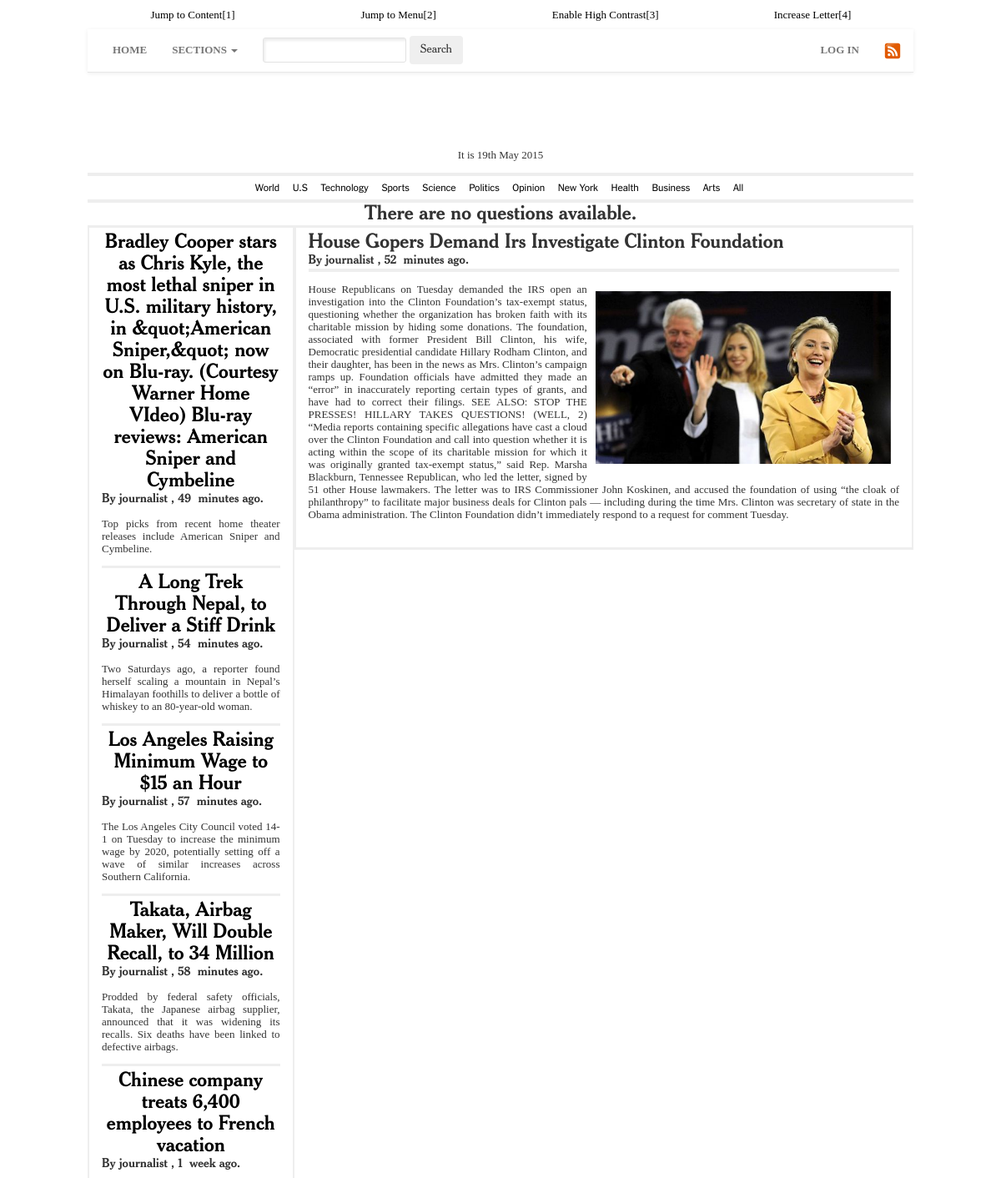
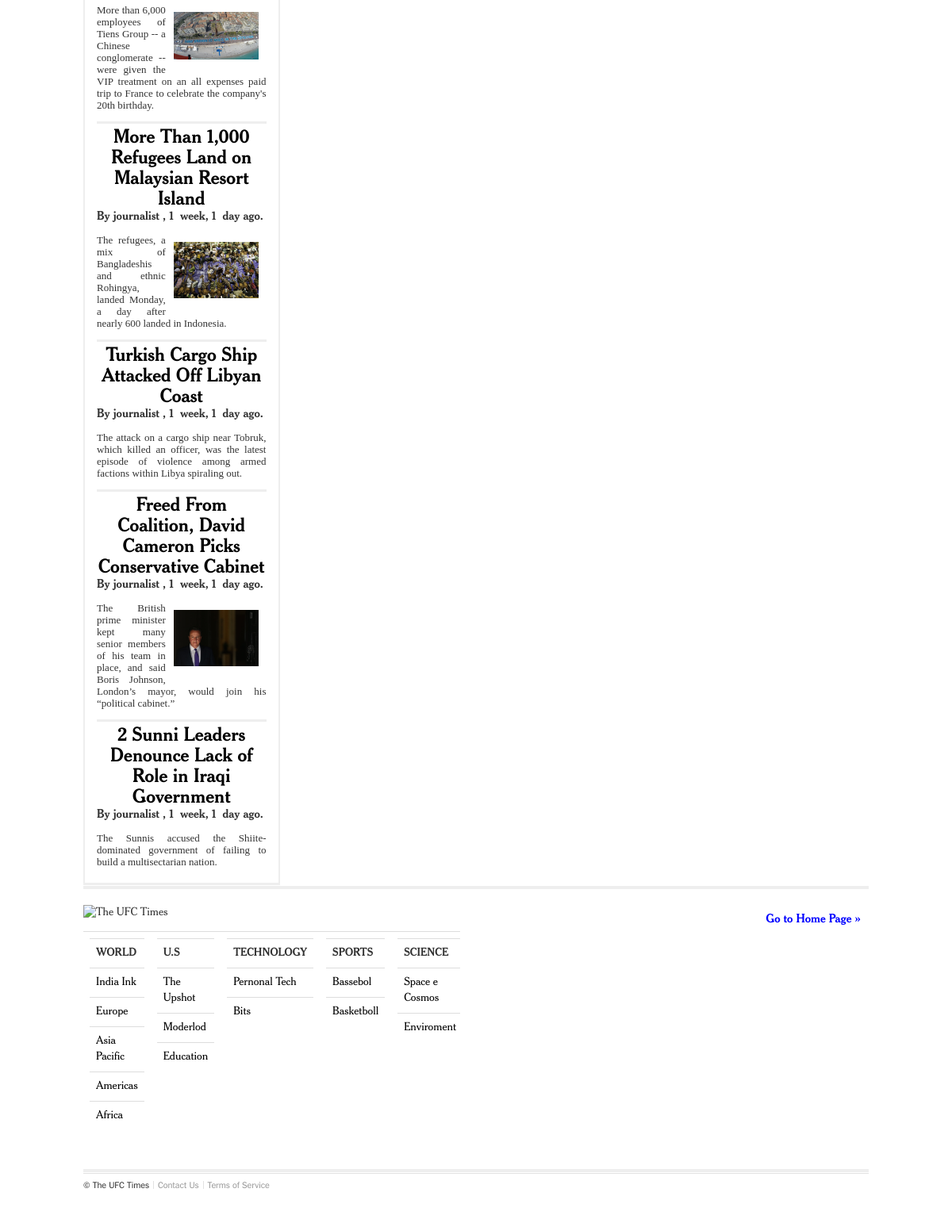
The app's page /newspaper/news/24/ with its own data (2 pictures, top to bottom).
### newspaper/models/section.py (models this page shows, shortened)
class Section(models.Model):
	title = models.CharField(max_length=50, verbose_name=_("Title"), )
	image = models.ImageField(verbose_name=_("Image"),upload_to = 'documents/imagen/section/%Y/%m/%d', null=True, blank=True, default=None)
	class Meta:
		ordering = ['-title']
		verbose_name = _("Section")
		verbose_name_plural = _("Sections")
	def getSubSections(self):
		try:
			return SubSection.objects.filter(sections = self.id)
		except:
			return []

### newspaper/models/news.py (models this page shows)
class News(models.Model):
	title = models.CharField(max_length=500, verbose_name=_("Title"), )
	subtitle = models.TextField(verbose_name=_("Subtitle"), null=False, blank=False, )
	description = models.TextField(verbose_name=_("Description"), )
	author = models.ForeignKey("newspaper.Journalist", verbose_name=_("Author"), on_delete=models.CASCADE, )
	dating_news = models.DateTimeField(default=datetime.now,verbose_name=_("Dating News"), )
	subsection = models.ForeignKey("newspaper.SubSection", verbose_name=_("SubSection"), on_delete=models.CASCADE, )
	image = models.ImageField(verbose_name=_("Image"),upload_to = 'documents/imagen/news/%Y/%m/%d/', null=True, blank=True, default=None)
	video = models.FileField(verbose_name=_("Video"), upload_to = 'documents/video/news/%Y/%m/%d', null=True, blank=True,)
	comments = models.ManyToManyField('newspaper.Comment', verbose_name=_("Comments"), null=True, blank=True)
	def __unicode__(self):
		return self.title
	class Meta:
		ordering = ['-dating_news']
		verbose_name = _("News")
		verbose_name_plural = _("News")

### newspaper/models/userAuthenticated.py (models this page shows, shortened)
class UserAuthenticated(AbstractUser, User):
	profile_image = models.ImageField(verbose_name=_("Profile Image"),upload_to = 'documents/imagen/profile_image/%Y/%m/%d', null=True, blank=True, default=None)
	class Meta:
		db_table = 'auth_user'
		ordering = ['-first_name']
		verbose_name = _("User Authenticated")
		verbose_name_plural = _("Users Authenticated")
		permissions = (
						("access_manager", "Access Manager"),
                      )

### newspaper/models/subsection.py (models this page shows, shortened)
class SubSection(models.Model):
	title = models.CharField(max_length=50, verbose_name=_("Title"), )
	description = models.TextField(verbose_name=_("Description"), null=True, blank=True)
	image = models.ImageField(verbose_name=_("Image"),upload_to = 'documents/imagen/subsection/%Y/%m/%d', null=True, blank=True, default=None)
	sections = models.ManyToManyField("newspaper.Section", verbose_name=_("Sections"))
	class Meta:
		ordering = ['-title']
		verbose_name = _("SubSection")
		verbose_name_plural = _("SubSections")

### newspaper/views/user/news.py (the view, shortened to what this page needs)
@csrf_protect
def viewNews(request, id_news):
	message = None
	news = None
	try:
		news = News.objects.get(id = id_news)
	except:
		message = Message(TextMessage.NEWS_NOT_FOUND, TypeMessage.ERROR)
	sections = []
	sections = Section.objects.filter()
	try:
		sections = Section.objects.all()
		sec  = getSections(news)
		news_all = []
		for i in sec:
			for k in getNewsFromSection(i):
				if k.id != news.id:
					news_all.append(k)
	except:
		pass
	form = PartialCommentForm()
	contex = {'message': message,
			  'form': form,
			  'sections':sections,
			  'news': news,
			  'news_all': news_all}
	return render(request, 'newspaper/user/news.html', contex)

### newspaper/templates/newspaper/user/news.html (shortened to what this page needs)
{% extends 'newspaper/user/home.html' %}
{% load i18n %}
{% load humanize %}
{% block news %}
	<div class="col-md-3 dividers">
	<div class="container-fluid">
	<div class="row">
		<ul>
			{% for i in news_all %}
			<li>
				<div>
					<center>
						<a href="/newspaper/news/{{i.id}}/" title="{{ i.title }}">
							<h1>{{ i.title }}</h1>
						</a>
					</center>
					<h3>
						{% trans "By" %} {{ i.author }} , {{ i.dating_news|naturaltime|capfirst }}.
					</h3>
					<p>
						{% if i.image != '' %}
						<figure class="img-float-right">
							<a href="{{ i.image.url }}" class="boxer" title="{{ i.title }}" data-gallery="galleryOthesNews">
							    <img class="img-responsive" src="{{ i.image.url }}"/>
							</a>
						</figure>
						{% endif %}
						<p class="text-justify">{{ i.subtitle|safe }}</p>
					</p>
				</div>
			</li>
			{% if forloop.last == False %}
			<hr class="divider-lite">
			{% endif %}
			{% endfor %}
		</ul>
	</div>
	</div>
	</div>
	<div class="col-md-9 dividers">
	<div class="container-fluid">
	<div class="row">
		<h1 id="index">{{ news.title|title }}</h1>
		<h3>{% trans "By" %} {{ news.author }} , {{ news.dating_news|naturaltime|capfirst }}.</h3>
		<hr class="divider">
		<div>
			<p class="text-justify">
				{% if news.image != '' %}
					<figure class="img-float-right">
						<a href="{{ news.image.url }}" class="boxer" title="{{ news.title }}" data-gallery="gallery">
						    <img class="img-responsive" src="{{ news.image.url }}"/>
						</a>
					</figure>
				{% endif %}
				<p class="text-justify">{{ news.description|safe }}</p>
				<div class="container-fluid">
					<div class="row">
						<div class="col-md-8 col-md-offset-2">
						</div>
					</div>
				</div>
			</p>
		</div>
	</div>
	</div>
	</div>
{% endblock %}

### newspaper/templates/newspaper/user/home.html (shortened to what this page needs)
{% extends 'newspaper/_base.html' %}
{% load i18n %}
{% load humanize %}
{% block body %}
	{% block menu-barner %}
	<center>
	    <svg class="nyt-logo" width="100%" height="64" role="img" aria-label="The New York Times">
	        <image width="100%" height="64" xlink:href="/static/newspaper/img/logos/logo.png" src="/static/newspaper/img/logos/logo.png" alt="The New York Times" border="0" class="img-responsive">
	        </image>
	    </svg>
    	<ul class="masthead-menu">
    		<li id="date">
    			{% trans "It is" %} {% now "jS F Y" %}
    		</li>
		</ul>
	</center>
	{% endblock %}
	{% block menu-sections %}
	<hr class="divider">
		<nav id="mini-navigation" class="mini-navigation">
	    <ul class="mini-navigation-menu">
			{% for i in sections %}
				<li>
	            	<a href="/newspaper/home/section={{ i.id }}/">{{ i.title }}</a>
	        	</li>
			{% endfor %}
	        	<li>
	        		<a href="/newspaper/home/">{% trans "All" %}</a>
	        	</li>
		</ul>
	    </nav>
	<hr class="divider">
	{% endblock %}
	{% block container %}
	<div class="container-fluid">
	<div class="row">
			{% if most_popular|length > 0 %}
			{% block carousel %}
						<!-- Carousel
				================================================== -->
				<div id="myCarousel" class="carousel slide" data-ride="carousel">
					<ol class="carousel-indicators">
						{% for i in most_popular %}
						<li data-target="#myCarousel" data-slide-to="{{ forloop.counter0 }}" ></li>
						{% endfor %}
					</ol>
					<div class="carousel-inner">
						{% for i in most_popular %}
							{% if forloop.counter0 == 0 %}
							<div class="item active">
							{% else %}
							<div class="item">
							{% endif %}
							{% if i.image %}
								<div>
									<img src="{{ i.image.url }}" alt="{{ i.title }}">
									<div class="container">
										<div class="carousel-caption">
											<div class="box-text">
												<a href="/newspaper/news/{{i.id}}/"><h1>{{ i.title }}</h1></a>
												<p class="text-center">
													{{ i.subtitle }}
												</p>
											</div>
										</div>
									</div>
								</div>
							{% endif %}
							</div>
						{% endfor %}
					</div>
					<a class="left carousel-control" href="#myCarousel" data-slide="prev"><span class="glyphicon glyphicon-chevron-left"></span></a>
					<a class="right carousel-control" href="#myCarousel" data-slide="next"><span class="glyphicon glyphicon-chevron-right"></span></a>
					<hr class="divider">
				</div>
			{% endblock %}
			{% else %}
				<h1 class="text-center">{% trans "There are no questions available." %}</h1>
			{% endif %}
			{% block news %}{% endblock %}
	</div>
	</div>
	{% endblock %}
{% endblock %}

### newspaper/templates/newspaper/_base.html (shortened to what this page needs)
{% load i18n %}
<!DOCTYPE html>
<html>
	<head>
		<link rel="stylesheet" href="{{ STATIC_URL }}newspaper/frameworks/bootstrap/css/bootstrap.min.css">
		<link rel="stylesheet" href="{{ STATIC_URL }}newspaper/frameworks/bootstrap/css/bootstrap-theme.min.css" >
		<link rel="stylesheet" type="text/css" href="{{ STATIC_URL }}/newspaper/frameworks/glyphicons/css/bootstrap.icon-large.min.css">
		<link rel="stylesheet" href="{{ STATIC_URL }}newspaper/frameworks/jquery/jquery_alerts/resources/css/jquery.toastmessage.css">
		<link rel="stylesheet" href="{{ STATIC_URL }}newspaper/frameworks/jquery-ui/jquery-ui.min.css">
		<link rel="stylesheet" href="{{ STATIC_URL }}newspaper/frameworks/jquery-ui/jquery-ui.theme.min.css">
		<link rel="stylesheet"  href="{{ STATIC_URL }}newspaper/css/styles_ny.css" >
		<link rel="stylesheet"  href="{{ STATIC_URL }}newspaper/css/zam5nzz-d.css" >
		<link rel="stylesheet" href="{{ STATIC_URL }}newspaper/frameworks/boxer/jquery.fs.boxer.min.css">
		<link rel="stylesheet"  href="{{ STATIC_URL }}newspaper/css/stylesheet.css" >
		<link rel="stylesheet"  href="{{ STATIC_URL }}newspaper/css/nav-bar.css" >
		<link rel="stylesheet"  href="{{ STATIC_URL }}newspaper/css/font-awesome.min.css" >
		<link rel="stylesheet"  href="{{ STATIC_URL }}newspaper/css/dropmenu.css" >
		<link rel="stylesheet"  href="{{ STATIC_URL }}newspaper/css/carousel.css" >
		<link rel="stylesheet" href="{{ STATIC_URL }}newspaper/css/mobile.css" media="(max-width: 800px)">
		<link rel="stylesheet"  href="{{ STATIC_URL }}newspaper/css/accessibillity.css">
	</head>
	<body id="access">
		<div class="container-fluid">
			<div class="row">
				<div class="col-xs-12 col-sm-12 col-md-10 col-md-offset-1 col-lg-10 col-lg-offset-1">
					<div class="row">
							{% include 'newspaper/_header_accessibillity.html' %}
							{% block header %}
							{% include 'newspaper/_header.html' %}
							{% endblock %}
							{% block body %}
							{% endblock %}
							{% block footer %}
								{% include 'newspaper/_footer.html' %}
							{% endblock %}
					</div>
				</div>
			</div>
		</div>
	</body>
</html>

### newspaper/templates/newspaper/_no_script.html (shortened to what this page needs)
{% load i18n %}

### newspaper/templates/newspaper/_header_accessibillity.html
{% load i18n %}
<center>
	<ul class="nav nav-pills nav-justified">
		<li>
			<a href="#index" accesskey="1" title="{% trans "Skip to main content of the page - Shortcut #1" %}">{% trans "Jump to Content" %}[1]
			</a>
		</li>
		<li>
			<a href="#menu" accesskey="2" title="Skip to the page menu - Shortcut #2">{% trans "Jump to Menu" %}[2]
			</a>
		</li>
		<li>
			<a href="#" class="disable-contrast" id="button-contrast" accesskey="3" title="{% trans "On/Off High Contrast - Shortcut #3" %}">Enable High Contrast[3]
			</a>
		</li>
		<li>
			<a href="#" class="font-minus" id="button-font" accesskey="4" title="{% trans "Increase / Decrease Font - Shortcut #4" %}">Increase Letter[4]
			</a>
		</li>
	</ul>
</center>

### newspaper/templates/newspaper/_header.html (shortened to what this page needs)
{% load i18n %}
<div class="container-fluid">
<div class="row">
<div class="navbar navbar-default navbar-static-top" role="navigation">
	<div class="container-fluid">
		<div class="navbar-collapse collapse">
			{% block nav-left %}
			<ul class="nav navbar-nav navbar-left">
				<li id="menu">
					{% if perms.newspaper.access_manager %}
					<a id="home" href="/newspaper/userAuthenticated/manager/">{% trans "HOME" %}</a>
					{% else %}
					<a id="home" href="/newspaper/">{% trans "HOME" %}</a>
					{% endif %}
				</li>
				{% if not perms.newspaper.access_manager %}
				<li class="dropdown">
					<a href="#" class="dropdown-toggle" data-toggle="dropdown">
						{% trans "SECTIONS" %} <b class="caret"></b>
					</a>
				</li>
	            <form class="navbar-form pull-left form-search" action="/newspaper/search/news/" method="post">
					<div class="input-append">
				 		<input data-provide="typeahead" data-items="4"  type="text"
				           class="span2 search-query" name="search">
				        <button class="btn" type="submit">Search</button>
				    </div>
				</form>
				{% endif %}
			</ul>
			{% endblock %}
			{% block nav-right %}
			<ul class="nav navbar-nav navbar-right">
				{% if request.user.is_authenticated %}
				<li class="dropdown">
					<span class="icon-bar"></span>
					<span class="icon-bar"></span>
					<span class="icon-bar"></span>
					<a href="#" class="dropdown-toggle" data-toggle="dropdown">
						<span class="glyphicon glyphicon-user"></span>
						{{ request.user }}
						<b class="caret"></b>
					</a>
					<ul class="dropdown-menu multi-level" role="menu" aria-labelledby="dropdownMenu">
						{% if perms.newspaper.access_manager  %}
						<li>
							<a href="/newspaper/">{% trans "LECTOR" %}</a>
						</li>
						<li>
							<a href="/newspaper/userAuthenticated/manager/">
								{% trans "MANAGER" %}
							</a>
						</li>
						{% endif %}
						<li>
							<a href="/newspaper/authentication/logout/">
								{% trans "LOG OUT" %}
							</a>
						</li>
					</ul>
				</li>
				{% else %}
				<li id="menuLogin" class="dropdown  dropdown-large">
					<a id="navLogin" data-toggle="dropdown" href="#" class="dropdown-toggle">
						{% trans "LOG IN" %}
					</a>
				</li>
				{% endif %}
				<li>
					<a href="/feed/" alt="{% trans "RSS" %}">
						<img class="rss-icon" src="{{ STATIC_URL }}/newspaper/img/rss.svg">
					</a>
				</li>
			</ul>
			{% endblock %}
		</div>
	</div>
</div>
</div>
</div>

### newspaper/templates/newspaper/_messages.html (shortened to what this page needs)
{% load i18n %}

### newspaper/templates/newspaper/_footer.html
{% load i18n %}
<div class="container-fluid">
	<div class="row">
	<hr class="divider">
		<header class="section-header">
			<p class="section-heading" style="position: relative; margin-top: 20px;">
				<h3>
					<a class="user-action text-right img-float-right" href="#home" style="color: blue;">{% trans "Go to Home Page" %} »</a>
				</h3>
				<image border="0" alt="The UFC Times" src="/static/newspaper/img/logos/logo-footer.png" xlink:href="/static/newspaper/img/logos/logo-footer.png" height="26" width="185" title="{% trans "Logo Site" %}"/>
			</p>
		</header>
		<div class="table-responsive">
		<table class="table">
			<tr>
			{% for i in sections %}
				<td>
					<div class="table-responsive">
						<table class="table">
							<tr>
								<td class="table-title">{{ i.title|upper }}</td>
							</tr>
							{% for k in i.getSubSections %}
							<tr>
								<td>
									<a href="/newspaper/{{ i.id }}/{{ k.id }}/">
									{{ k.title }}
									</a>
								</td>
							</tr>
							{% endfor %}
						</table>
					</div>
				</td>
			{% endfor %}
			</tr>
		</table>
		</div>
	<hr class="divider">
	<footer role="contentinfo" class="page-footer" id="page-footer">
		<nav>
			 <ul>
				 <li>
				 	&copy; <span itemprop="name"> The UFC Times </span>
				</li>
				<li class="wide-viewport-item">
					<a href="#" >{% trans "Contact Us" %}
					</a>
				</li>
				<li>
					<a itemprop="usageTerms" href="#">
						{% trans "Terms of Service" %}
					</a>
				</li>
			 </ul>
		</nav>
		</footer>
	</div>
</div>

### newspaper/templates/newspaper/_msg.html (shortened to what this page needs)
{% load i18n %}

### records on screen
Section: title "World", title "WORLD"
Section: title "U.S"
Section: title "Technology", title "TECHNOLOGY"
Section: title "Sports", title "SPORTS"
Section: title "Science", title "SCIENCE"
Section: title "Politics"
Section: title "Opinion"
Section: title "New York"
Section: title "Health"
Section: title "Business"
Section: title "Arts"
News: title "Bradley Cooper stars as Chris Kyle, the most lethal sniper in U.S. military history, in &quot;American Sniper,&quot; now on Blu-ray. (Courtesy Warner Home VIdeo) Blu-ray reviews: American Sniper and Cymbeline", author "journalist", dating_news "49 minutes ago", subtitle "Top picks from recent home theater releases include American Sniper and Cymbeline."
News: title "A Long Trek Through Nepal, to Deliver a Stiff Drink", author "journalist", dating_news "54 minutes ago", subtitle "Two Saturdays ago, a reporter found herself scaling a mountain in Nepal’s Himalayan foothills to deliver a bottle of whiskey to an 80-year-old woman."
News: title "Los Angeles Raising Minimum Wage to $15 an Hour", author "journalist", dating_news "57 minutes ago", subtitle "The Los Angeles City Council voted 14-1 on Tuesday to increase the minimum wage by 2020, potentially setting off a wave of similar increases across Southern California."
News: title "Takata, Airbag Maker, Will Double Recall, to 34 Million", author "journalist", dating_news "58 minutes ago", subtitle "Prodded by federal safety officials, Takata, the Japanese airbag supplier, announced that it was widening its recalls. Six deaths have been linked to defective airbags."
News: title "Chinese company treats 6,400 employees to French vacation", author "journalist", dating_news "1 week ago", image (picture), subtitle "More than 6,000 employees of Tiens Group -- a Chinese conglomerate -- were given the VIP treatment on an all expenses paid trip to France to celebrate the company's 20th birthday."
News: title "More Than 1,000 Refugees Land on Malaysian Resort Island", author "journalist", dating_news "1 week, 1 day ago", image (picture), subtitle "The refugees, a mix of Bangladeshis and ethnic Rohingya, landed Monday, a day after nearly 600 landed in Indonesia."
News: title "Turkish Cargo Ship Attacked Off Libyan Coast", author "journalist", dating_news "1 week, 1 day ago", subtitle "The attack on a cargo ship near Tobruk, which killed an officer, was the latest episode of violence among armed factions within Libya spiraling out."
News: title "Freed From Coalition, David Cameron Picks Conservative Cabinet", author "journalist", dating_news "1 week, 1 day ago", image (picture), subtitle "The British prime minister kept many senior members of his team in place, and said Boris Johnson, London’s mayor, would join his “political cabinet.”"
News: title "2 Sunni Leaders Denounce Lack of Role in Iraqi Government", author "journalist", dating_news "1 week, 1 day ago", subtitle "The Sunnis accused the Shiite-dominated government of failing to build a multisectarian nation."
News: title "House Gopers Demand Irs Investigate Clinton Foundation", author "journalist", dating_news "52 minutes ago", image (picture), description "House Republicans on Tuesday demanded the IRS open an investigation into the Clinton Foundation’s tax-exempt status, questioning whether the organization has broken faith with its charitable mission by hiding some donations. The foundation, associated with former President Bill Clinton, his wife, Democratic presidential candidate Hillary Rodham Clinton, and their daughter, has been in the news as Mrs. Clinton’s campaign ramps up. Foundation officials have admitted they made an “error” in inaccurately reporting certain types of grants, and have had to correct their filings. SEE ALSO: STOP THE PRESSES! HILLARY TAKES QUESTIONS! (WELL, 2) “Media reports containing specific allegations have cast…"
SubSection: title "India Ink"
SubSection: title "Europe"
SubSection: title "Asia Pacific"
SubSection: title "Americas"
SubSection: title "Africa"
SubSection: title "The Upshot"
SubSection: title "Moderlod"
SubSection: title "Education"
SubSection: title "Pernonal Tech"
SubSection: title "Bits"
SubSection: title "Bassebol"
SubSection: title "Basketboll"
SubSection: title "Space e Cosmos"
SubSection: title "Enviroment"
